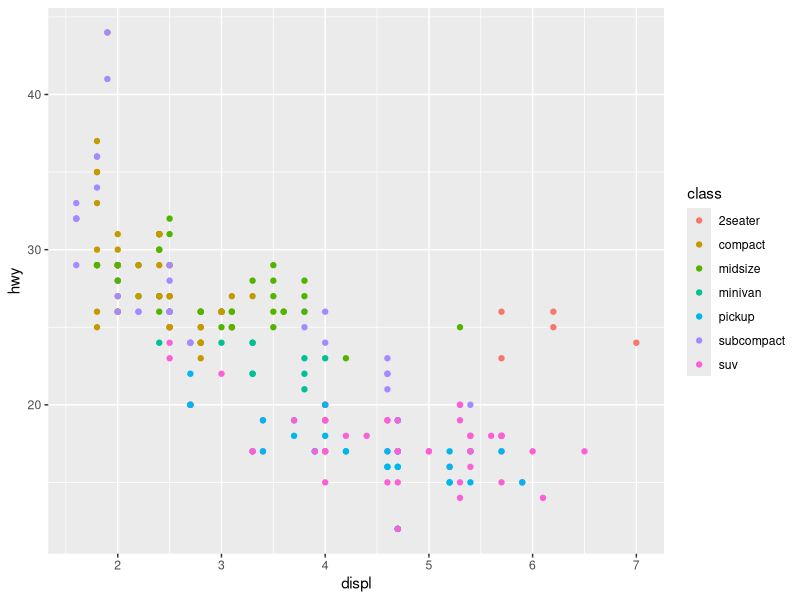
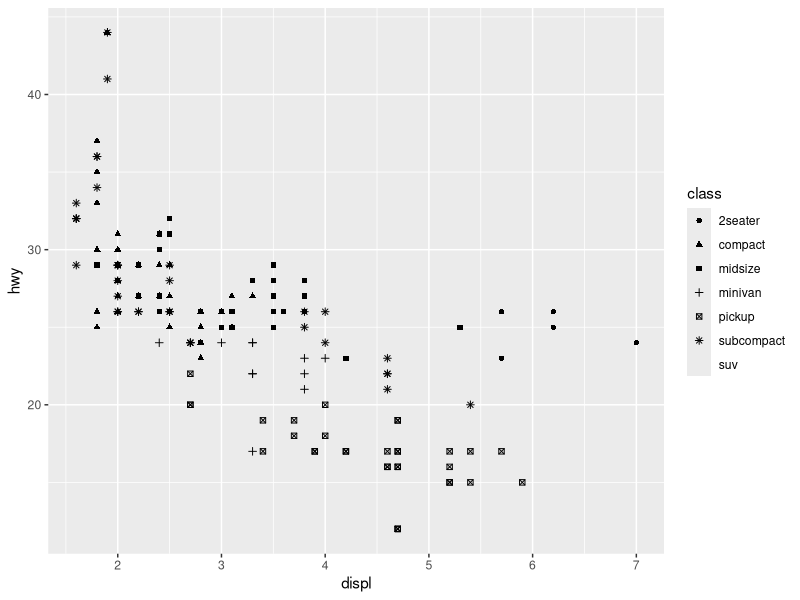
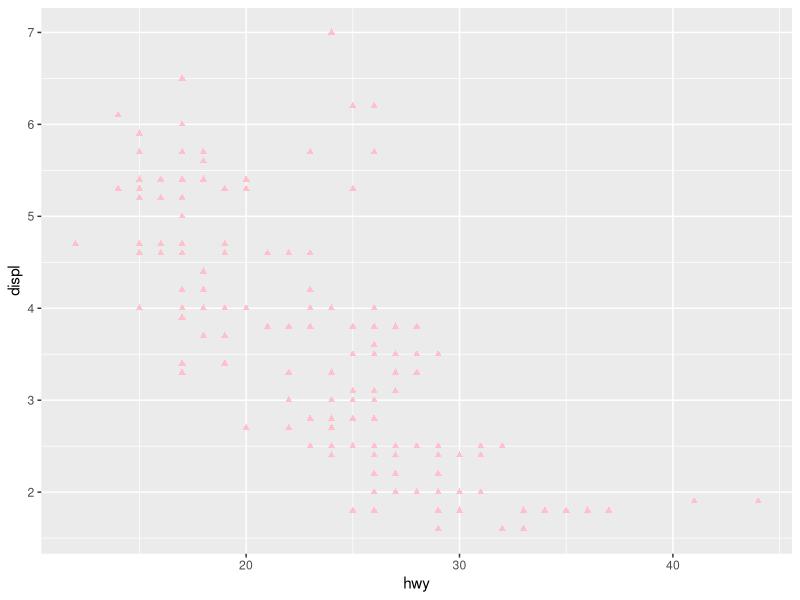
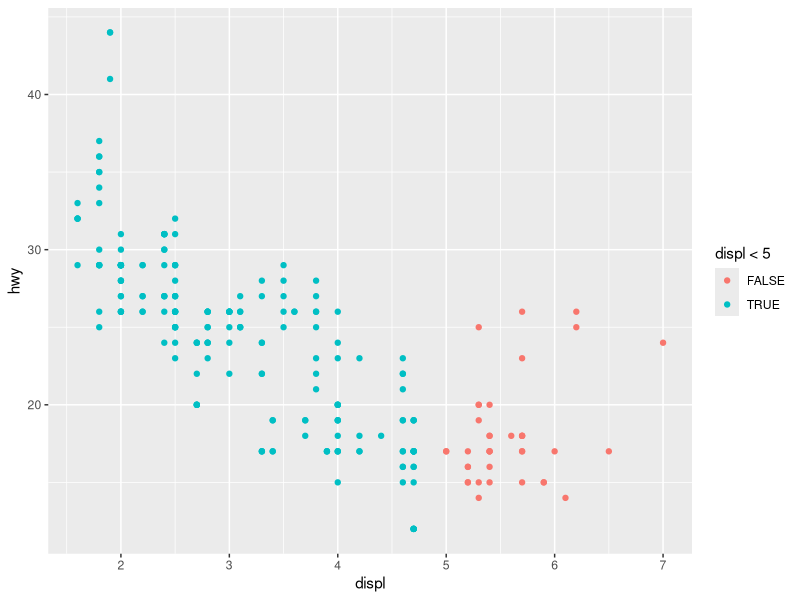

Reproduce these figures in R, in order.
library(tidyverse)
# students <- read_csv("https://pos.it/r4ds-students-csv", na = c("N/A", ""))
# students |>
#   rename(
#     student_id = "Student ID",
#     full_name = "Full Name"
#   )
# 
# students <- students |>
#   janitor::clean_names() |>
#   mutate(
#     meal_plan = factor(meal_plan),
#     age = parse_number(if_else(age == "five", "5", age))
#   )
# 
# read_csv(
#   "a,b,c
#   1,2,3
#   4,5,6"
# )

ggplot(mpg, aes(x = displ, y = hwy, color = class)) +
  geom_point()

ggplot(mpg, aes(x = displ, y = hwy, shape = class)) +
  geom_point()

ggplot(
  mpg, 
  mapping = aes(
    x = hwy, 
    y = displ)) + 
  geom_point(
    shape = 17, 
    color = "pink")

ggplot(mpg, mapping = aes(x = displ, y = hwy, color = displ < 5)) + 
  geom_point()